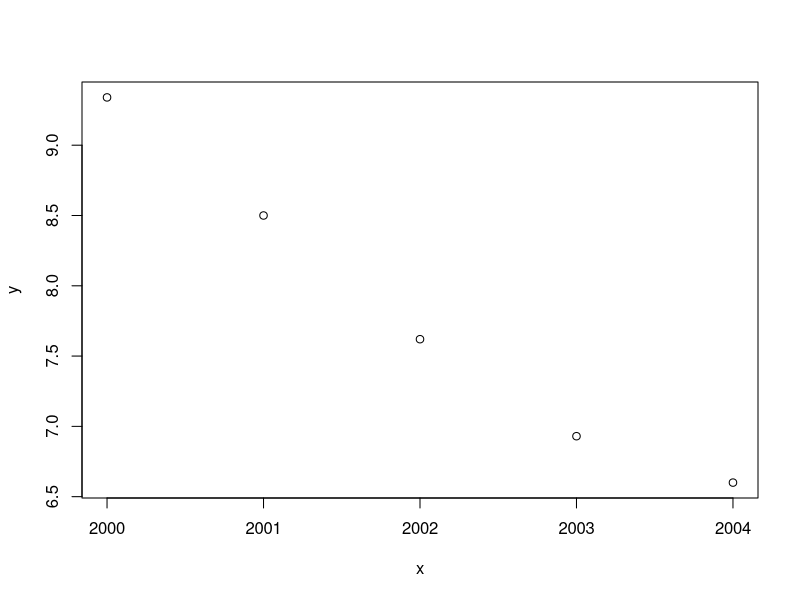

Generate this figure with R:
#corelation
x=c(2000,2001,2002,2003,2004)
y=c(9.34,8.50,7.62,6.93,6.60)
plot(x,y)
cat("the correlation is:",cor(x,y))